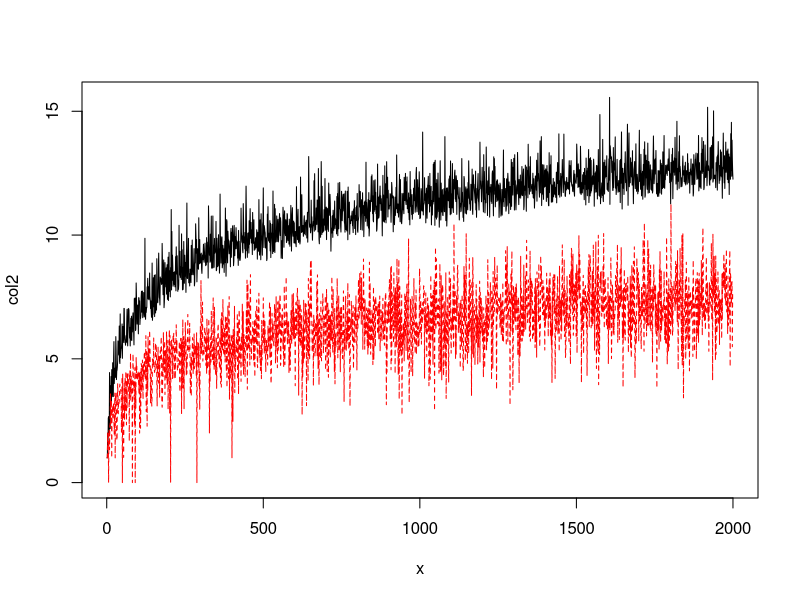

Generate this figure with R:
setwd(dir = "/home/arthur/Documentos/UFAL/Data_Structure/Projeto AB2/Comparation")
data <- read.table("file.txt")

col2 <- data[,2]
col3 <- data[,3]

x <- 1:length(col2)

plot(x,col2, type='l', ylim=c(min(col2,col3),max(col2,col3)))
points(col3, type='l', col='red', lty=2)
